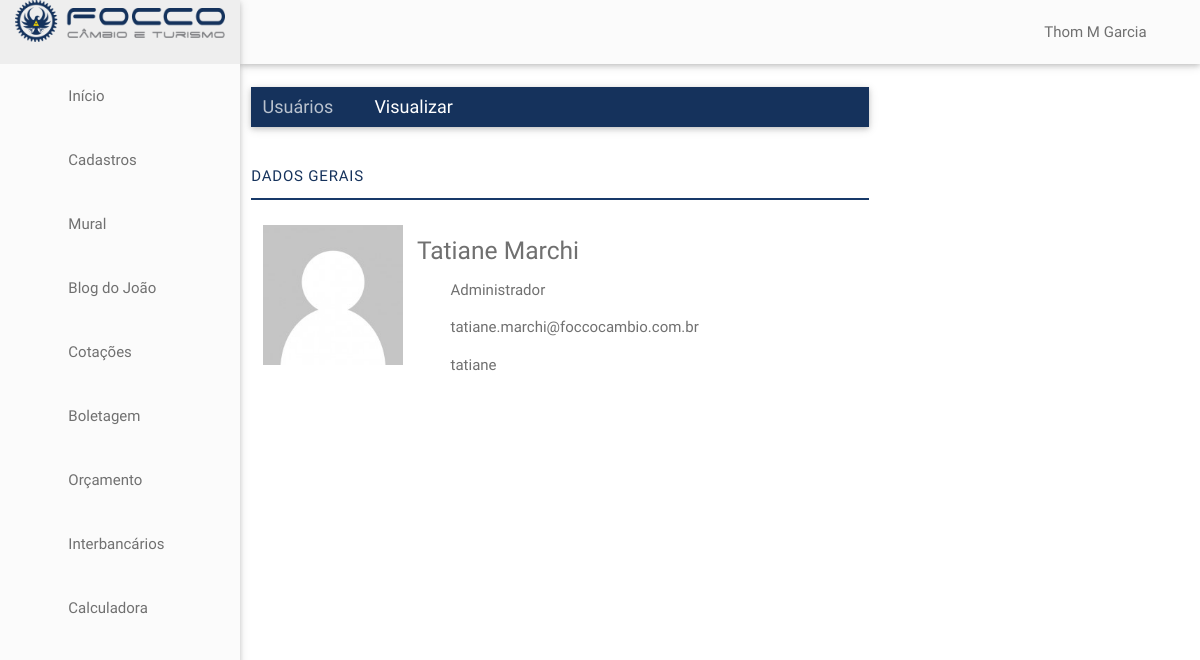
The app's page /dashboard/usuarios/visualizar?usuarioId=4 (signed in) with its own data.
### tables this page shows
CREATE TABLE `usuarios` (
  `id` int(11) NOT NULL,
  `login` varchar(20) DEFAULT NULL,
  `senha` varchar(255) DEFAULT NULL,
  `tipo` int(11) DEFAULT NULL,
  `nome` varchar(100) DEFAULT NULL,
  `email` varchar(100) DEFAULT NULL,
  `telefone` varchar(25) DEFAULT NULL
);

### dashboard/usuarios/visualizar.php (the view, shortened to what this page needs)
<?php
include "../core/database.php";
include "../includes/header.php";
$sql_query = sprintf("SELECT * FROM usuarios WHERE id = %s", $_GET['usuarioId']);
$result = mysqli_query($conn, $sql_query);
$rows = array();
while($row = mysqli_fetch_array($result)) $rows[] = $row;
foreach($rows as $r){
  $nome = $r['nome'];
  $login = $r['login'];
  $email = $r['email'];
  $tipo = $r['tipo'];
}
?>
<main class="users">
  <div class="row">
    <div class="col s8">
      <br>
      <nav class="bg-blue">
        <div class="nav-wrapper">
          <div class="col s12">
            <a href="/dashboard/usuarios/" class="breadcrumb">Usuários</a>
            <a href="#!" class="breadcrumb">Visualizar</a>
          </div>
        </div>
      </nav>
      <div class="spacing"></div>
      <ul class="tabs">
        <li class="tab col s3"><a class="active left-align" href="#general-data">Dados Gerais</a></li>
      </ul>
      <div class="spacing"></div>
      <div id="general-data">
        <div class="col s3">
          <div class="profile-user">
            <div class="profile-img">
              <img class="materialboxed" src="../images/user_placeholder.png">
            </div>
          </div>
        </div>
        <div class="col s7">
          <h5><?php echo $nome ?></h5>
          <p>
            <i class="material-icons left">&#xE851;</i>
            <span><?php echo $tipo == 2 ? "Administrador" : "Usuário Simples" ?></span>
          </p>
          <p>
            <i class="material-icons left">&#xE158;</i>
            <span><?php echo $email ?></span>
          </p>
          <p>
            <i class="material-icons left">&#xE86F;</i>
            <span><?php echo $login ?></span>
          </p>
        </div>
      </div>
    </div>
  </div>
</main>
<?php
include "../includes/footer.php";
?>

### records on screen
usuarios: nome "Tatiane Marchi", email "tatiane.marchi@foccocambio.com.br", login "tatiane"

### other values on screen
$_SESSION['currentUser']['nome'] "Thom M Garcia"
